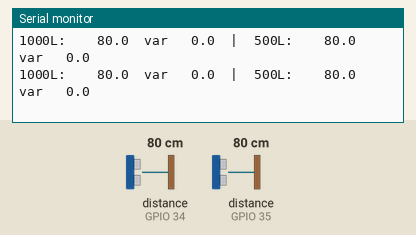
This sketch was run on a simulated ESP32. Parts: the last lines printed to the serial monitor. Wiring (from diagram.json): 2 × ultrasonic range finder: trigger GPIO 25, echo GPIO 34 / trigger GPIO 26, echo GPIO 35. Inputs (shaded band) come from the test bench; at power-on: distance to the obstacle (sensors on GPIO 34, GPIO 35) 80 cm. The echo pulse lasts 58.3 µs per cm.

Above: at 1.2 s.
1.3 s: distance to the obstacle (sensor on GPIO 34) set to 2 cm
At 1.78 s:
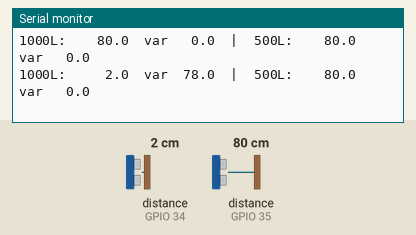
3.4 s: distance to the obstacle (sensor on GPIO 35) set to 2 cm
At 4.0 s:
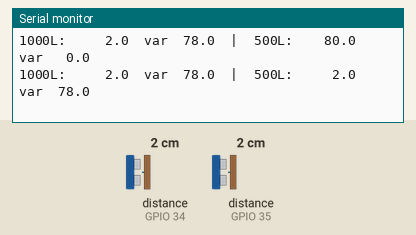
5.6 s: distance to the obstacle (sensor on GPIO 34) set to 18 cm
At 5.77 s:
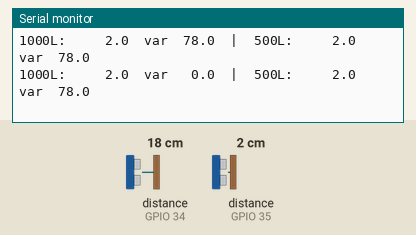
7.8 s: distance to the obstacle (sensor on GPIO 35) set to 18 cm
At 7.98 s:
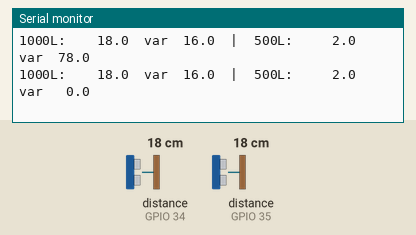
10.0 s: distance to the obstacle (sensor on GPIO 34) set to 4 cm
At 10.2 s:
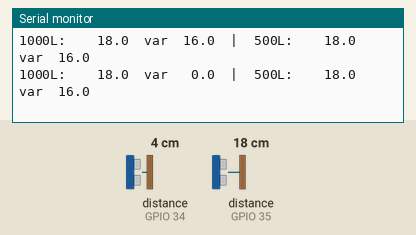
12.3 s: distance to the obstacle (sensor on GPIO 35) set to 9 cm
At 12.85 s:
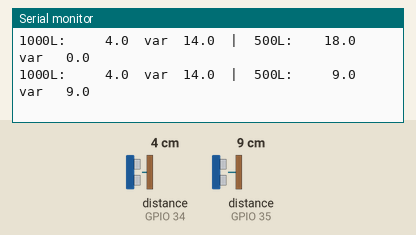

Measured:
- after the input at 1.3 s, the serial monitor: prints a new line after 0.20 s (image 1)
- after the input at 3.4 s, the serial monitor: prints a new line after 0.32 s (image 2)
- after the input at 12.3 s, the serial monitor: prints a new line after 0.27 s (image 6)

The sketch:

teste_sensores.ino
```cpp
// Teste dos sensores de nivel com o cabo ja instalado.
// Abra o Monitor Serial em 115200. Cada linha mostra a distancia bruta (cm) de cada
// sensor e a variacao (max - min) das ultimas 10 leituras. Variacao de ate 1-2 cm = ok.
//
// Calibracao: anote a distancia com a caixa cheia (distCheio) e vazia (distVazio)
// e digite no Home Assistant (ou copie para CAL_1000 / CAL_500 em config.h).

constexpr uint8_t TRIG_1000 = 25;
constexpr uint8_t ECHO_1000 = 34;
constexpr uint8_t TRIG_500 = 26;
constexpr uint8_t ECHO_500 = 35;
constexpr uint8_t JANELA = 10;

float hist1000[JANELA];
float hist500[JANELA];
uint8_t pos = 0;
uint8_t cheios = 0;

float medir(uint8_t trig, uint8_t echo) {
  digitalWrite(trig, LOW);
  delayMicroseconds(4);
  digitalWrite(trig, HIGH);
  delayMicroseconds(20);
  digitalWrite(trig, LOW);
  unsigned long us = pulseIn(echo, HIGH, 30000);
  return us ? us / 58.3f : -1.0f;
}

float variacao(const float* h, uint8_t n) {
  float mn = 1e9, mx = -1e9;
  for (uint8_t i = 0; i < n; i++) {
    if (h[i] < 0) return -1;
    mn = min(mn, h[i]);
    mx = max(mx, h[i]);
  }
  return mx - mn;
}

void setup() {
  Serial.begin(115200);
  pinMode(TRIG_1000, OUTPUT);
  pinMode(TRIG_500, OUTPUT);
  pinMode(ECHO_1000, INPUT);
  pinMode(ECHO_500, INPUT);
  Serial.println("Teste de sensores: 1000L(cm)  var  |  500L(cm)  var");
}

void loop() {
  float d1 = medir(TRIG_1000, ECHO_1000);
  delay(70);
  float d2 = medir(TRIG_500, ECHO_500);
  delay(70);

  hist1000[pos] = d1;
  hist500[pos] = d2;
  pos = (pos + 1) % JANELA;
  if (cheios < JANELA) cheios++;

  Serial.printf("1000L: %7.1f  var %5.1f  |  500L: %7.1f  var %5.1f\n",
                d1, variacao(hist1000, cheios), d2, variacao(hist500, cheios));
  delay(300);
}
```
